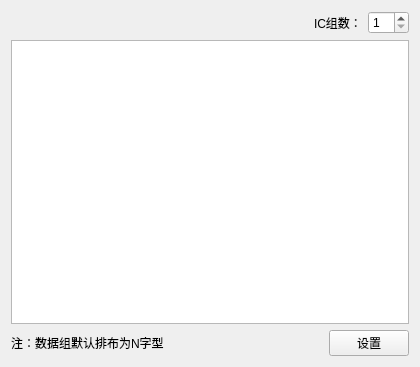
<?xml version="1.0" encoding="UTF-8"?>
<ui version="4.0">
 <class>DataGroup</class>
 <widget class="QWidget" name="DataGroup">
  <property name="geometry">
   <rect>
    <x>0</x>
    <y>0</y>
    <width>420</width>
    <height>367</height>
   </rect>
  </property>
  <property name="windowTitle">
   <string>数据组设置</string>
  </property>
  <layout class="QVBoxLayout" name="verticalLayout_2">
   <item>
    <layout class="QVBoxLayout" name="verticalLayout">
     <item>
      <layout class="QHBoxLayout" name="horizontalLayout_3">
       <item>
        <spacer name="horizontalSpacer_2">
         <property name="orientation">
          <enum>Qt::Horizontal</enum>
         </property>
         <property name="sizeHint" stdset="0">
          <size>
           <width>40</width>
           <height>20</height>
          </size>
         </property>
        </spacer>
       </item>
       <item>
        <layout class="QHBoxLayout" name="horizontalLayout">
         <item>
          <widget class="QLabel" name="label">
           <property name="text">
            <string>IC组数：</string>
           </property>
          </widget>
         </item>
         <item>
          <widget class="QSpinBox" name="spinBox">
           <property name="minimum">
            <number>1</number>
           </property>
           <property name="maximum">
            <number>64</number>
           </property>
          </widget>
         </item>
        </layout>
       </item>
      </layout>
     </item>
     <item>
      <widget class="QTableWidget" name="tableWidget"/>
     </item>
     <item>
      <layout class="QHBoxLayout" name="horizontalLayout_2">
       <item>
        <widget class="QLabel" name="label_2">
         <property name="text">
          <string>注：数据组默认排布为N字型</string>
         </property>
        </widget>
       </item>
       <item>
        <spacer name="horizontalSpacer">
         <property name="orientation">
          <enum>Qt::Horizontal</enum>
         </property>
         <property name="sizeHint" stdset="0">
          <size>
           <width>40</width>
           <height>20</height>
          </size>
         </property>
        </spacer>
       </item>
       <item>
        <widget class="QPushButton" name="pushButton">
         <property name="text">
          <string>    设置    </string>
         </property>
        </widget>
       </item>
      </layout>
     </item>
    </layout>
   </item>
  </layout>
 </widget>
 <resources/>
 <connections/>
</ui>
